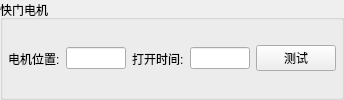
            <widget class="QGroupBox" name="groupBox_11">
             <property name="title">
              <string>快门电机</string>
             </property>
             <layout class="QHBoxLayout" name="horizontalLayout_15">
              <property name="leftMargin">
               <number>5</number>
              </property>
              <property name="topMargin">
               <number>5</number>
              </property>
              <property name="rightMargin">
               <number>5</number>
              </property>
              <property name="bottomMargin">
               <number>5</number>
              </property>
              <item>
               <widget class="QLabel" name="label_37">
                <property name="text">
                 <string>电机位置:</string>
                </property>
               </widget>
              </item>
              <item>
               <widget class="QLineEdit" name="lineEdit_shutterMotorPos">
                <property name="maximumSize">
                 <size>
                  <width>60</width>
                  <height>16777215</height>
                 </size>
                </property>
               </widget>
              </item>
              <item>
               <widget class="QLabel" name="label_35">
                <property name="maximumSize">
                 <size>
                  <width>55</width>
                  <height>16777215</height>
                 </size>
                </property>
                <property name="text">
                 <string>打开时间:</string>
                </property>
               </widget>
              </item>
              <item>
               <widget class="QLineEdit" name="lineEdit_shutterMotorTime">
                <property name="maximumSize">
                 <size>
                  <width>60</width>
                  <height>16777215</height>
                 </size>
                </property>
               </widget>
              </item>
              <item>
               <widget class="QPushButton" name="pushButton_shuterMotor">
                <property name="text">
                 <string>测试</string>
                </property>
               </widget>
              </item>
             </layout>
            </widget>
